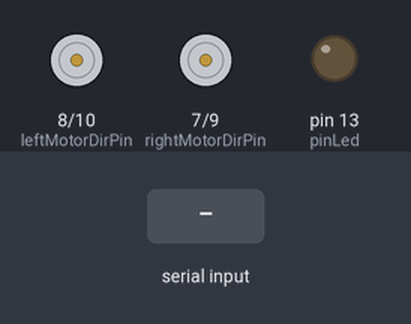
Simulated run of this sketch. Board: Arduino Uno, built with avr-gcc and run on an emulated ATmega328P. Shown: direction and speed pins drawn as motors (green arrow = direction pin HIGH = forward, orange = LOW = backward, longer = more drive), output pins drawn as LEDs (lit = HIGH). The inputs (shaded band) are chosen by the test bench.

Above: at 1.2 s.
1.3 s: "0;" received over Serial
At 1.7 s:
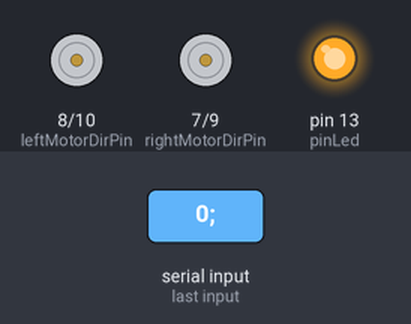
2.8 s: "1;" received over Serial
At 4.0 s:
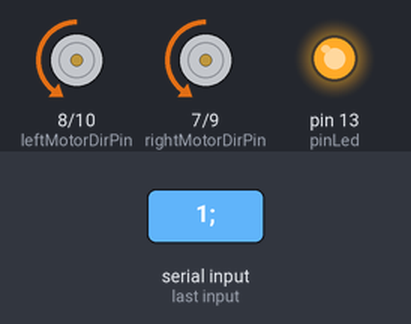
Timing chart, 0 to 5.8 s (numbered marks = the images above; inputs shaded):
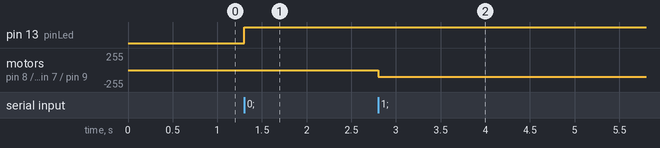

Measured:
- after the input at 1.3 s, pin 13 (pinLed): LOW → HIGH at once
- after the input at 2.8 s, motor on pin 8 (leftMotorDirPin) / pin 10 (leftMotorPwmPin), motor on pin 7 (rightMotorDirPin) / pin 9 (rightMotorPwmPin): stopped → backward 99/255 at once

The sketch:

mini_driver.ino
```cpp
const int pinLed = 13;

const int leftMotorDirPin = 8;
const int leftMotorPwmPin = 10;
const int rightMotorDirPin = 7;
const int rightMotorPwmPin = 9;

// ------------------------------------ main ------------------------------------------

// the loop function runs over and over again forever
void loop() {
   readData();
}

// Input:       'device:device_specific_data;'
// Led:         '0:{state};' on - 1, off - 0
// Motor:       '1:{left_speed}:{right_speed};'
void readData() {
  const String data = Serial.readStringUntil(';');
   if (data != "") {
     const int device = getValue(data, ':', 0);
     switch(device) {
        case 0:
          processLed(data);
          break;
        case 1:
          processMotor(data);
          break;
      }
   }
}

void processLed(const String& data) {
  getValue(data, ':', 1) ? turnLedOn() : turnLedOff();
}

void processMotor(const String& data) {
  setLeftEngineSpeed(getValue(data, ':', 1));
  setRightEngineSpeed(getValue(data, ':', 2));
}

int getValue(const String& data, char separator, int index) {
  int found = 0;
  int indexStart = 0;
  int indexStop = -1;
  const int maxIndex = data.length() - 1;

  for (int i = 0; i <= maxIndex && found <= index; i++) {
    if (data.charAt(i) == separator || i == maxIndex) {
        found++;
        indexStart = indexStop + 1;
        indexStop = (i == maxIndex) ? i + 1 : i;
    }
  }
  return found > index ? data.substring(indexStart, indexStop).toInt() : 99;
}


// ------------------------------------ setup ------------------------------------------

// the setup function runs once when you press reset or power the board
void setup() {
  // initialize serial communication at 9600 bits per second:
  Serial.begin(9600);

  // initialize digital pin 13 as an output.
  pinMode(pinLed, OUTPUT);

  // set up motor pins
  pinMode(leftMotorDirPin, OUTPUT);
  pinMode(leftMotorPwmPin, OUTPUT);
  pinMode(rightMotorDirPin, OUTPUT);
  pinMode(rightMotorPwmPin, OUTPUT);
}

// ------------------------------------ led ------------------------------------------

void turnLedOn() {
  digitalWrite(pinLed, HIGH);   // turn the LED on (HIGH is the voltage level)
}

void turnLedOff() {
  digitalWrite(pinLed, LOW);    // turn the LED off by making the voltage LOW
}

// ------------------------------------ motor ------------------------------------------

void setLeftEngineSpeed(int power) {
  setEngineSpeed(leftMotorDirPin, leftMotorPwmPin, power);
}

void setRightEngineSpeed(int power) {
  setEngineSpeed(rightMotorDirPin, rightMotorPwmPin, power);
}

void setEngineSpeed(int dirPin, int pwmPin, int power) {
  int pinLevel = LOW;
  if (power < 0) {
    pinLevel = HIGH;
  }
  digitalWrite(dirPin, pinLevel);
  analogWrite(pwmPin, limitPower(power));
}

int limitPower(int power) {
  if (power > 245) {
    return 245;
  } else if (power < -245) {
    return -245;
  } else {
    return power;
  }
}
```
